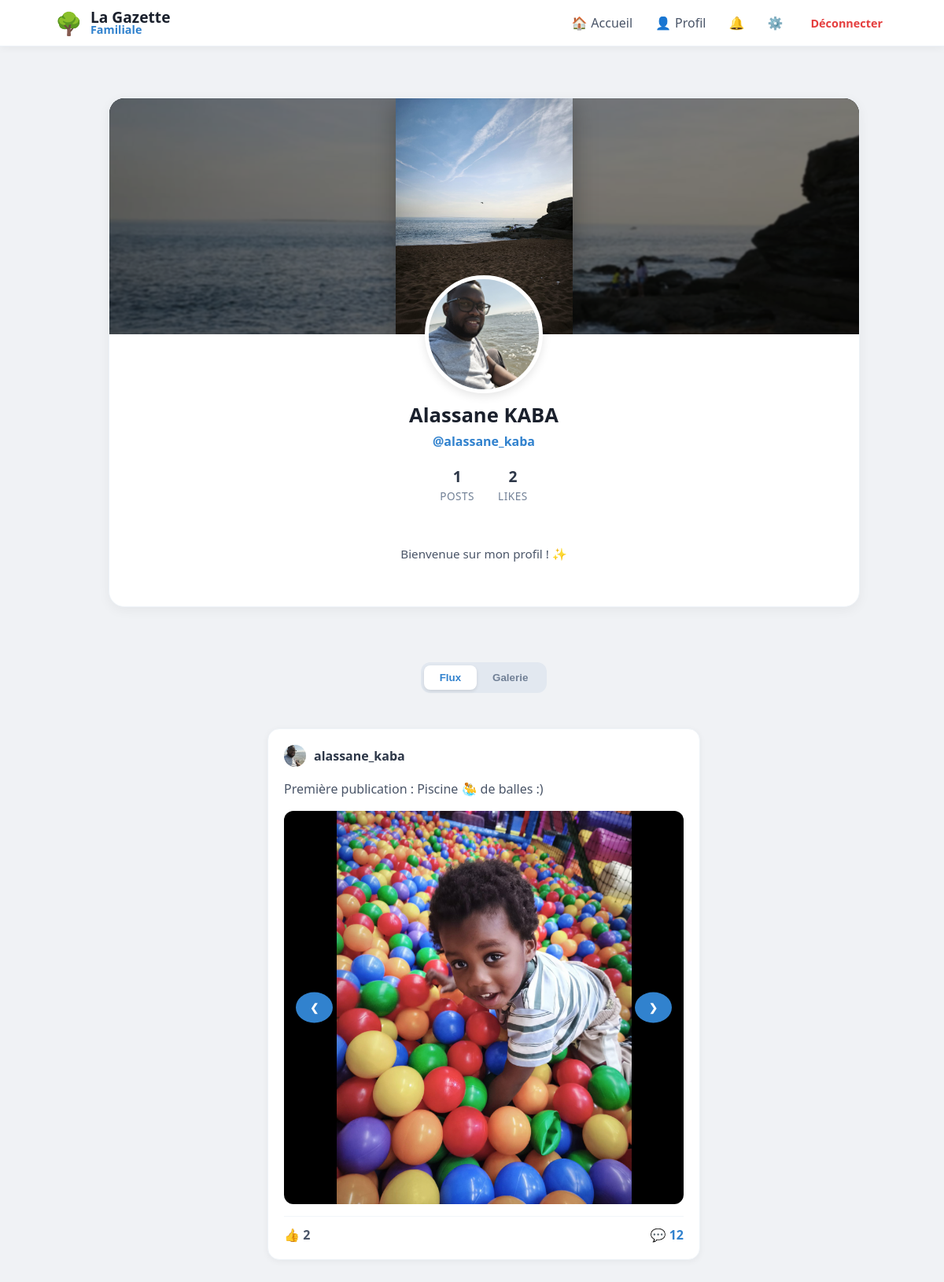
The page /user/alassane_kaba (signed in) on the database as committed earlier.
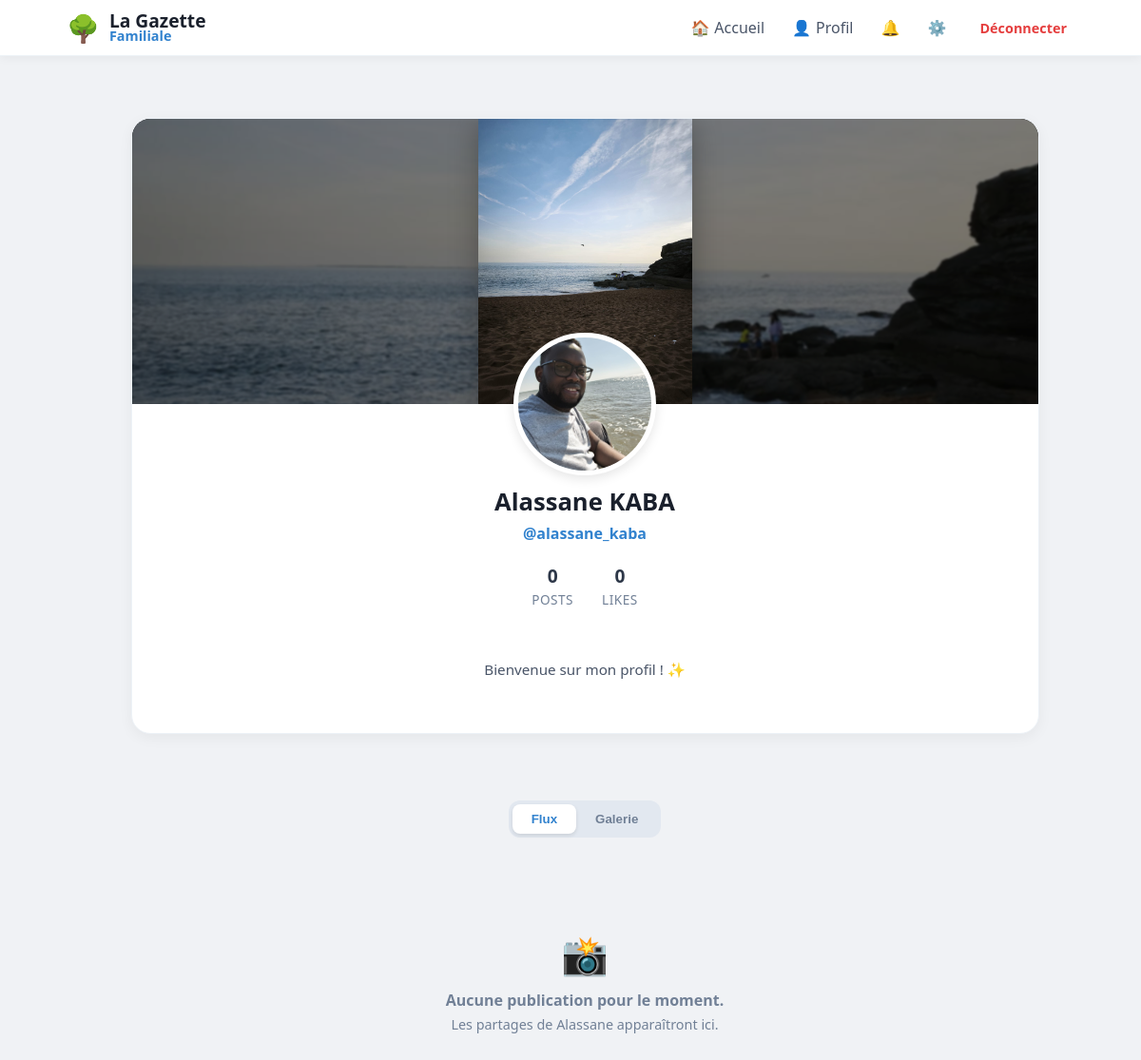
The same page on the database as committed later.
### tables this page shows
CREATE TABLE users (
                id INTEGER PRIMARY KEY AUTOINCREMENT, 
                email TEXT UNIQUE, 
                firstname TEXT, 
                lastname TEXT, 
                username TEXT UNIQUE, 
                password TEXT, 
                avatar TEXT,
                cover TEXT,
                bio TEXT,
                is_approved INTEGER DEFAULT 0,
                is_admin INTEGER DEFAULT 0
            );

CREATE TABLE posts (
                id INTEGER PRIMARY KEY AUTOINCREMENT, 
                username TEXT, 
                content TEXT, 
                likes INTEGER DEFAULT 0, 
                image TEXT,
                created_at DATETIME DEFAULT CURRENT_TIMESTAMP
            );

CREATE TABLE post_medias (
                        id INTEGER PRIMARY KEY AUTOINCREMENT,
                        post_id INTEGER,
                        filename TEXT,
                        file_type TEXT, -- 'image' ou 'video'
                        FOREIGN KEY (post_id) REFERENCES posts (id) ON DELETE CASCADE
                    );

### app.py (the view)
@app.route("/user/<username>")
@login_required
def profile(username):
    with get_db() as db:
        user_info = db.execute("SELECT * FROM users WHERE username = ?", (username,)).fetchone()
        if not user_info:
            flash("Utilisateur introuvable", "danger")
            return redirect(url_for('home'))
        posts_query = db.execute("""
            SELECT posts.*, users.avatar AS user_avatar,
                (SELECT COUNT(*) FROM reactions WHERE post_id=posts.id AND type='thumb') as thumbs,
                (SELECT COUNT(*) FROM reactions WHERE post_id=posts.id AND type='heart') as hearts
            FROM posts
            JOIN users ON posts.username = users.username
            WHERE posts.username=?
            ORDER BY posts.id DESC
        """, (username,)).fetchall()
        posts = [dict(row) for row in posts_query]
        for post in posts:
            medias = db.execute("SELECT filename, file_type FROM post_medias WHERE post_id = ?",
                                (post['id'],)).fetchall()
            post['medias'] = [dict(m) for m in medias]
            comments = db.execute("""
                SELECT comments.*, users.avatar AS user_avatar
                FROM comments
                JOIN users ON comments.username = users.username
                WHERE post_id = ?
                ORDER BY created_at ASC
            """, (post['id'],)).fetchall()
            post['comments'] = [dict(c) for c in comments]
        posts_count = len(posts)
        total_reactions = sum((p['thumbs'] or 0) + (p['hearts'] or 0) for p in posts)
    return render_template(
        "profile.html",
        posts=posts,
        user=user_info,
        posts_count=posts_count,
        likes_received=total_reactions
    )

### app.py (called while the page is built)
def get_db():
    db = sqlite3.connect("database.db")
    db.row_factory = sqlite3.Row
    return db

def login_required(f):
    @wraps(f)
    def decorated_function(*args, **kwargs):
        if "user" not in session:
            flash("Veuillez vous connecter pour accéder à cette page.", "info")
            return redirect("/login")
        return f(*args, **kwargs)
    return decorated_function

@app.context_processor
def inject_global_stats():
    stats = {'total_users': 0, 'total_posts': 0}
    if session.get('user'):
        db = get_db()
        u_count = db.execute("SELECT COUNT(*) FROM users WHERE is_approved = 1").fetchone()[0]
        p_count = db.execute("SELECT COUNT(*) FROM posts").fetchone()[0]
        stats = {'total_users': u_count, 'total_posts': p_count}
    return stats

@app.context_processor
def inject_pending_count():
    if session.get('is_admin'):
        db = get_db()
        count = db.execute("SELECT COUNT(*) as total FROM users WHERE is_approved = 0").fetchone()
        return {'pending_count': count['total']}
    return {'pending_count': 0}

@app.context_processor
def inject_notifications_count():
    if session.get('user'):
        db = get_db()
        count = db.execute("SELECT COUNT(*) FROM notifications WHERE username = ? AND is_read = 0",
                           (session['user'],)).fetchone()[0]
        return {'unread_count': count}
    return {'unread_count': 0}

### templates/profile.html (shortened to what this page needs)
{% extends "base.html" %}
{% block content %}
<div class="main-container">
    <div class="profile-header-card">
        <div class="cover-wrapper">
            <div class="cover-main-img"></div>
        </div>
        <div style="text-align: center; padding-bottom: 25px;">
            <div class="avatar-container">
                <img src="{{ url_for('static', filename='avatars/' + (user.avatar if user.avatar else 'default.png')) }}" class="profile-avatar-img">
            </div>
            <h2 style="margin: 0; font-size: 1.6em; color: #1a202c;">{{ user.firstname }} {{ user.lastname }}</h2>
            <p style="margin: 5px 0 15px 0; color: #3182ce; font-weight: 600;">@{{ user.username }}</p>
            <div class="profile-stats">
                <div class="stat-box">
                    <span class="stat-value">{{ posts|length }}</span>
                    <span class="stat-label">Posts</span>
                </div>
                <div class="stat-box">
                    <span class="stat-value">
                        {% set total_likes = namespace(value=0) %}
                        {% for post in posts %}{% set total_likes.value = total_likes.value + (post.thumbs|int) %}{% endfor %}
                        {{ total_likes.value }}
                    </span>
                    <span class="stat-label">Likes</span>
                </div>
            </div>
            <div class="profile-bio">
                {% if user.bio %}
                    {{ user.bio }}
                {% else %}
                    Bienvenue sur mon profil ! ✨
                {% endif %}
            </div>
        </div>
    </div>
    <div class="nav-container">
        <div class="modern-nav">
            <button onclick="switchView('feed')" id="btn-feed" class="nav-item-btn active">Flux</button>
            <button onclick="switchView('grid')" id="btn-grid" class="nav-item-btn">Galerie</button>
        </div>
    </div>
    <div style="grid-column: 1 / -1;">
        <div id="view-feed">
            <div style="display: flex; flex-direction: column; align-items: center;">
                {% if posts %}
                    {% for post in posts %}
                    <div class="post-card">
                        <div style="display: flex; align-items: center; gap: 10px; margin-bottom: 12px;">
                            <img src="{{ url_for('static', filename='avatars/' + (post.user_avatar if post.user_avatar else 'default.png')) }}" class="comment-avatar">
                            <strong style="color: #2d3748;">{{ post.username }}</strong>
                        </div>
                        <p style="color: #4a5568; line-height: 1.5;">{{ post.content }}</p>
                        {% if post.medias %}
                        <div class="media-slider-container">
                            {% if post.medias|length > 1 %}
                                <button class="slider-btn prev-btn" onclick="moveSlider('{{ post.id }}', -1)">&#10094;</button>
                                <button class="slider-btn next-btn" onclick="moveSlider('{{ post.id }}', 1)">&#10095;</button>
                            {% endif %}
                            <div id="slider-{{ post.id }}" class="media-slider" data-index="0">
                                {% for media in post.medias %}
                                <div class="slider-item">
                                    {% if media.file_type == 'video' %}
                                        <video src="{{ url_for('static', filename='uploads/' + media.filename) }}" controls></video>
                                    {% else %}
                                        <img src="{{ url_for('static', filename='uploads/' + media.filename) }}">
                                    {% endif %}
                                </div>
                                {% endfor %}
                            </div>
                        </div>
                        {% endif %}
                        <div style="display: flex; justify-content: space-between; margin-top: 15px; border-top: 1px solid #f1f5f9; padding-top: 12px;">
                            <span style="font-weight: 700; color: #4a5568;">👍 {{ post.thumbs or 0 }}</span>
                            <span style="color: #3182ce; cursor: pointer; font-weight: 700;" onclick="toggleComments('{{ post.id }}')">
                                💬 {{ post.comments|length }}
                            </span>
                        </div>
                    </div>
                    {% endfor %}
                {% else %}
                    <div style="text-align: center; padding: 50px 20px; color: #718096;">
                        <span style="font-size: 40px; display: block; margin-bottom: 10px;">📸</span>
                        <p style="font-weight: 600; margin: 0;">Aucune publication pour le moment.</p>
                        <p style="font-size: 0.9em; margin-top: 5px;">Les partages de {{ user.firstname }} apparaîtront ici.</p>
                    </div>
                {% endif %}
            </div>
        </div>
    </div>
</div>
{% endblock %}

### templates/base.html (shortened to what this page needs)
<!DOCTYPE html>
<html lang="fr">
<head>
    <link rel="stylesheet" href="{{ url_for('static', filename='style.css') }}">
</head>
<body>
<nav class="navbar">
    <div class="nav-content">
        <div class="nav-left">
            <a href="/" style="text-decoration: none; display: flex; align-items: center; gap: 10px;">
                <span style="font-size: 28px;">🌳</span>
                <div class="nav-text-container" style="display: flex; flex-direction: column;">
                    <span style="font-size: 1.2em; font-weight: 800; color: #1a202c; line-height: 1;">La Gazette</span>
                    <span style="font-size: 0.9em; font-weight: 600; color: var(--primary); line-height: 1;">Familiale</span>
                </div>
            </a>
        </div>
        <div class="nav-right" style="display: flex; align-items: center; gap: 5px;">
            <a href="/" class="nav-item">🏠 <span class="nav-text" style="margin-left:5px;">Accueil</span></a>
            {% if session.get("user") %}
            <a href="{{ url_for('profile', username=session['user']) }}" class="nav-item">👤 <span class="nav-text"
                                                                                                  style="margin-left:5px;">Profil</span></a>
            <a href="/notifications" class="nav-item" style="position: relative;">
                🔔
            </a>
            <a href="/settings" class="nav-item">⚙️</a>
            <a href="/logout"
               style="color: var(--danger); text-decoration: none; font-weight: 700; font-size: 0.9em; margin-left:10px; padding: 8px;">Déconnecter</a>
            {% else %}
            <a href="/login" class="nav-item">Connexion</a>
            <a href="/register"
               style="background: var(--primary); color: white; padding: 8px 16px; border-radius: 10px; text-decoration: none; font-weight: 700; margin-left: 10px;">Rejoindre</a>
            {% endif %}
        </div>
    </div>
</nav>
<div class="main-container">
    {% block content %}{% endblock %}
</div>
</body>
</html>

### static/style.css (style rules this page uses)
body { font-family: 'Segoe UI', system-ui, -apple-system, sans-serif; background: #f0f2f5; margin: 0; color: #1a202c; }
nav { background: white; border-bottom: 1px solid #edf2f7; position: sticky; top: 0; z-index: 1000; }
.nav-item { display: flex; align-items: center; padding: 8px 12px; border-radius: 10px; text-decoration: none; transition: 0.2s; color: #4a5568; }

### templates/base.html (style rules this page uses)
:root { --bg-color: #f0f2f5; --primary: #3182ce; --text-main: #1a202c; --text-light: #718096; --danger: #e53e3e; --success: #38a169; --info: #3182ce; }
body { background-color: var(--bg-color); margin: 0; font-family: 'Segoe UI', system-ui, -apple-system, sans-serif; }
.navbar { background: white; box-shadow: 0 2px 10px rgba(0,0,0,0.05); padding: 10px 0; position: sticky; top: 0; z-index: 1000; border-bottom: 1px solid #edf2f7; }
.nav-content { max-width: 1100px; margin: 0 auto; padding: 0 20px; display: flex; justify-content: space-between; align-items: center; }
.nav-item { display: flex; align-items: center; padding: 8px 12px; border-radius: 10px; text-decoration: none; color: #4a5568; transition: 0.2s; font-weight: 500; }
.main-container { max-width: 1100px; margin: 0 auto; padding: 20px 15px; display: grid; grid-template-columns: 1fr; gap: 25px; align-items: start; box-sizing: border-box; }
@media (min-width: 900px) { .main-container { grid-template-columns: 280px 650px; justify-content: center; } }

Rows that differ between the two databases and show on the page:
removed posts: avatar (picture), username "alassane_kaba", content "Première publication : Piscine 🤽‍♂️ de balles :)", thumbs "2", comments|length "12"
no longer on this page (row unchanged): post_medias: filename (picture)
shown differently, row unchanged: users "Alassane": firstname (not shown) → "Alassane"
Other text that changed with them:
{{ posts|length }}: "1" → "0"
{{ total_likes.value }}: "2" → "0"
text now shown: "📸 Aucune publication pour le moment. Les partages de apparaîtront ici."
